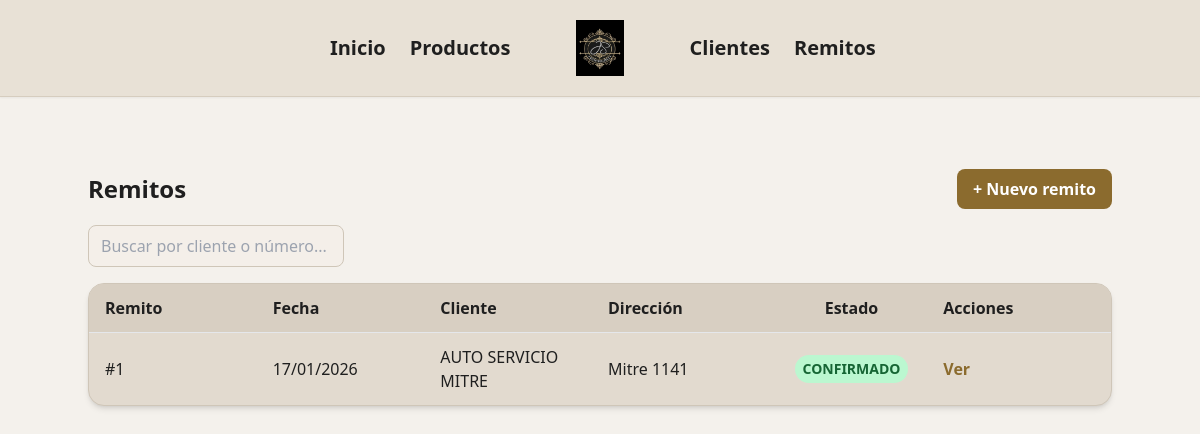
/remitos/, run on an earlier commit of the app's database.
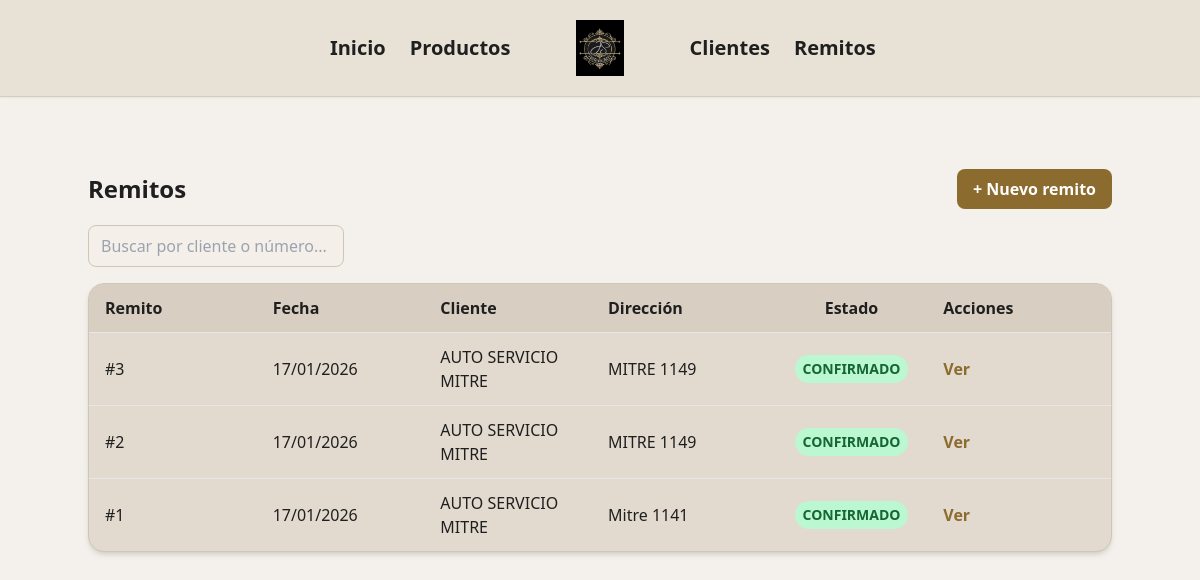
And on a later commit of the database.
### jsdistribucionesapp/remitos/models.py (models this page shows)
class Remito(db.Model):
    __tablename__ = "remitos"
    rid = db.Column(db.Integer, primary_key = True)
    fecha = db.Column(db.Date, default=date.today)
    direccion_entrega = db.Column(db.String(200))
    observaciones = db.Column(db.Text)
    estado = db.Column(db.String(20), default="BORRADOR", nullable=False)
    cliente_id = db.Column(
        db.Integer,
        db.ForeignKey('clientes.cid'),
        nullable=False
    )
    items = db.relationship(
    'Remito_item',
    backref='remito',
    cascade='all, delete-orphan'
    )
    cliente = db.relationship('Cliente')

### jsdistribucionesapp/clientes/models.py (models this page shows)
class Cliente(db.Model):
    __tablename__ = 'clientes'
    cid = db.Column(db.Integer, primary_key=True)
    nombre = db.Column(db.String, nullable=False)
    direccion = db.Column(db.String)
    telefono = db.Column(db.String, nullable=False)
    email = db.Column(db.String)
    cuit = db.Column(db.String)
    activo = db.Column(db.Boolean, default=True)

### jsdistribucionesapp/remitos/routes.py (the view)
@remitos.route('/')
def index():
    remitos = (
        Remito.query
        .options(joinedload(Remito.cliente))
        .order_by(Remito.rid.desc())
        .all()
    )
    return render_template('remitos/index.html', remitos=remitos)

### jsdistribucionesapp/remitos/templates/remitos/index.html
{% extends "base.html" %}
{% block content %}
<div class="max-w-5xl mx-auto mt-6">
  <div class="flex justify-between items-center mb-4">
    <h1 class="text-2xl font-bold text-[#1F1F1F]">Remitos</h1>
    <a href="{{ url_for('remitos.agregar') }}"
       class="bg-[#8B6B2E] text-white px-4 py-2 rounded-lg
              font-semibold hover:bg-[#755824] transition">
      + Nuevo remito
    </a>
  </div>
  <input type="text"
         placeholder="Buscar por cliente o número..."
         class="mb-4 w-64 px-3 py-2 rounded-lg
                border border-[#CFC6B8]
                bg-[#F4EFE9]
                focus:outline-none focus:ring-2 focus:ring-[#8B6B2E]">
  <div class="bg-[#E2DACF] border border-[#CFC6B8]
              rounded-2xl shadow-md overflow-hidden">
    <div class="grid grid-cols-6 gap-4 px-4 py-3
                font-semibold bg-[#D8CFC2] border-b sticky top-0">
      <span>Remito</span>
      <span>Fecha</span>
      <span>Cliente</span>
      <span>Dirección</span>
      <span class="text-center">Estado</span>
      <span>Acciones</span>
    </div>
    <div class="max-h-[450px] overflow-y-auto divide-y">
      {% for remito in remitos %}
      <div class="grid grid-cols-6 gap-4 items-center
                  px-4 py-3 hover:bg-[#EFE9E1]">
        <span>#{{ remito.rid }}</span>
        <span>{{ remito.fecha.strftime('%d/%m/%Y') }}</span>
        <span>{{ remito.cliente.nombre if remito.cliente else '-' }}</span>
        <span>{{ remito.direccion_entrega or '-' }}</span>
        <div class="flex justify-center">
          <span class="inline-flex items-center justify-center
                      px-2 py-1 rounded-full text-sm font-semibold
                      {% if remito.estado == 'CONFIRMADO' %}
                        bg-green-200 text-green-800
                      {% else %}
                        bg-yellow-200 text-yellow-800
                      {% endif %}
          ">
            {{ remito.estado }}
          </span>
      </div>
        <a href="{{ url_for('remitos.ver', id=remito.rid) }}"
           class="text-[#8B6B2E] font-semibold hover:underline">
          Ver
        </a>
      </div>
      {% endfor %}
    </div>
  </div>
</div>
{% endblock %}

What changed in the data, as far as the page shows it:
added Remito: rid "3", fecha "17/01/2026", cliente "AUTO SERVICIO MITRE", direccion_entrega "MITRE 1149", estado "CONFIRMADO"
added Remito: rid "2", fecha "17/01/2026", cliente "AUTO SERVICIO MITRE", direccion_entrega "MITRE 1149", estado "CONFIRMADO"
